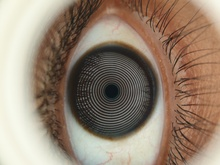
%> input picture Data/trial.jpg, 220 x 165 px, shrunk from 4032 x 3024 before the run
$ octave --eval "result = mergeRingsTangentWithForce(rgb2gray(imread('../../../Data/trial.jpg')));"   (GNU Octave 9; MATLAB toolbox functions it lacks are replaced by stand-ins)
%> lines starting %> are read from the running program, lines starting %| are printed output that depends on the picture
function [finalLabels, numFinalRings] = mergeRingsTangentWithForce(bw, maxDist, angleTol, forceMergeDist, doDisplay)
    % mergeRingsTangentWithForce
    % Logic:
    %   1. d <= forceMergeDist           -> Merge (Magenta)
    %   2. d <= maxDist & angles < tol   -> Merge (Green)
    %   3. d <= maxDist & angles > tol   -> Reject (Red)

    if nargin < 5, doDisplay = false; end
    if nargin < 4, forceMergeDist = 3; end % Default: merge 3px gaps regardless of angle
    if nargin < 3, angleTol = 30; end
    if nargin < 2, maxDist = 25; end

    [rows, cols] = size(bw);
%> rows = 165; cols = 220
    L = bwlabel(bw, 8);
%> L: size 165x220 double; every value is 1
    stats = regionprops(L, 'PixelList', 'PixelIdxList');
    numBlobs = numel(stats);
%> numBlobs = 1

    % Find morphological endpoints
    endpointsImg = bwmorph(bw, 'endpoints');
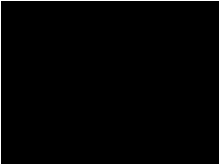
%> endpointsImg: size 165x220 logical; 2.1% white in thin lines or dots
    [epY, epX] = find(endpointsImg);
%> epY = 766 values from 1 to 165; epX = 766 values from 1 to 220
    allEndpoints = [epX, epY];
%> allEndpoints = 766 rows, first 12: [1 1; 1 2; 1 3; 1 4; 1 5; 1 6; 1 7; 1 8; 1 9; 1 10; 1 11; 1 12]

    % Step 1: Pre-calculate Tips and Tangents
    lookback = 30;
    blobData = struct('tips', [], 'tangents', []);
    for i = 1:numBlobs
        pixels = stats(i).PixelList;
        isMyTip = ismember(allEndpoints, pixels, 'rows');
        myTips = allEndpoints(isMyTip, :);
        if size(myTips, 1) < 1
            dists = pdist2(pixels, pixels);
            [~, idx] = max(dists(:));
            [r, c] = ind2sub(size(dists), idx);
            myTips = [pixels(r, :); pixels(c, :)];
        end
        blobData(i).tips = myTips;
        for t = 1:size(myTips, 1)
            tipPos = myTips(t, :);
            dToTip = sqrt(sum((pixels - tipPos).^2, 2));
            [~, sortIdx] = sort(dToTip);
            innerIdx = min(lookback, size(pixels,1));
            p_inner = pixels(sortIdx(innerIdx), :);
            v = tipPos - p_inner;
            blobData(i).tangents(t, :) = v / (norm(v) + eps);
        end
    end
%> this loop made 1 pass

    % Step 2: Visualization Setup
    if doDisplay
        figure('Color', 'w');
        imshow(imdilate(bw, ones(2,2))); hold on;
        title(['Magenta: Force Merge | Green: Tangent Merge | Red: Reject']);
    end

    % Step 3: Proximity Testing
    s = []; t = [];
    visualLimit = maxDist * 1.5;

    for i = 1:numBlobs
        for j = (i+1):numBlobs
            merged = false;
            tipsI = blobData(i).tips; tipsJ = blobData(j).tips;
            tansI = blobData(i).tangents; tansJ = blobData(j).tangents;

            for ti = 1:size(tipsI, 1)
                for tj = 1:size(tipsJ, 1)
                    pI = tipsI(ti, :); pJ = tipsJ(tj, :);
                    dist = norm(pI - pJ);
                    if dist > visualLimit, continue; end

                    % Vectors & Angles
                    bridgeVecIJ = (pJ - pI) / (dist + eps);
                    vI = tansI(ti, :); vJ = tansJ(tj, :);
                    theta1 = acosd(max(-1, min(1, dot(vI, bridgeVecIJ))));
                    theta2 = acosd(max(-1, min(1, dot(vJ, -bridgeVecIJ))));

                    % Conditionals
                    isForceMerge = dist <= forceMergeDist;
                    isTangentMerge = (dist <= maxDist) && (theta1 < angleTol && theta2 < angleTol);

                    if doDisplay
                        mid = (pI + pJ)/2;
                        if isForceMerge
                            col = [1 0 1]; style = '-'; % Magenta
                        elseif isTangentMerge
                            col = [0 0.8 0]; style = '-'; % Green
                        elseif dist <= maxDist
                            col = [1 0 0]; style = '--'; % Red
                        else
                            col = [0.5 0.5 0.5]; style = ':'; % Gray
                        end

                        plot([pI(1), pJ(1)], [pI(2), pJ(2)], style, 'Color', col, 'LineWidth', 1.5);
                        quiver(pI(1), pI(2), vI(1)*8, vI(2)*8, 0, 'b', 'MaxHeadSize', 2);
                        quiver(pJ(1), pJ(2), vJ(1)*8, vJ(2)*8, 0, 'b', 'MaxHeadSize', 2);

                        msg = sprintf('d=%.1f\n%d°,%d°', dist, round(theta1), round(theta2));
                        text(mid(1), mid(2), msg, 'Color', col, 'FontSize', 7, 'FontWeight', 'bold', ...
                            'HorizontalAlignment', 'center', 'VerticalAlignment', 'bottom');
                    end

                    if isForceMerge || isTangentMerge
                        merged = true;
                    end
                end
            end
            if merged
                s = [s, i]; t = [t, j];
            end
        end
    end

    % Step 4: Graph Theory Consolidation
    if isempty(s)
        mapping = 1:numBlobs;
%> mapping = 1
    else
        G = graph(s, t, [], numBlobs);
        mapping = conncomp(G);
    end

    % Step 5: Final Output
    finalLabels = zeros(rows, cols);
    for i = 1:numBlobs
        finalLabels(stats(i).PixelIdxList) = mapping(i);
    end
    numFinalRings = max(mapping);
%> numFinalRings = 1
    if doDisplay, hold off; end
end
